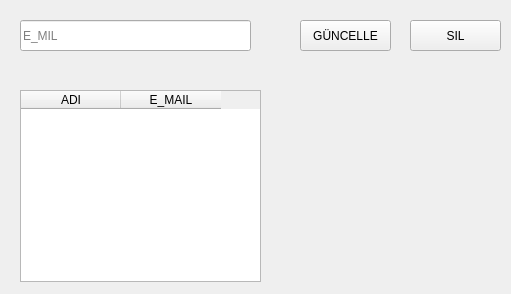
<?xml version="1.0" encoding="UTF-8"?>
<ui version="4.0">
 <class>Form_Ara</class>
 <widget class="QWidget" name="Form_Ara">
  <property name="geometry">
   <rect>
    <x>0</x>
    <y>0</y>
    <width>511</width>
    <height>294</height>
   </rect>
  </property>
  <property name="windowTitle">
   <string>Form</string>
  </property>
  <widget class="QTableWidget" name="tableWidget">
   <property name="geometry">
    <rect>
     <x>20</x>
     <y>90</y>
     <width>241</width>
     <height>192</height>
    </rect>
   </property>
   <column>
    <property name="text">
     <string>ADI</string>
    </property>
   </column>
   <column>
    <property name="text">
     <string>E_MAIL</string>
    </property>
   </column>
  </widget>
  <widget class="QPushButton" name="btn">
   <property name="geometry">
    <rect>
     <x>300</x>
     <y>20</y>
     <width>91</width>
     <height>31</height>
    </rect>
   </property>
   <property name="text">
    <string>GÜNCELLE</string>
   </property>
  </widget>
  <widget class="QPushButton" name="btn2">
   <property name="geometry">
    <rect>
     <x>410</x>
     <y>20</y>
     <width>91</width>
     <height>31</height>
    </rect>
   </property>
   <property name="text">
    <string>SIL</string>
   </property>
  </widget>
  <widget class="QLineEdit" name="txt_adi">
   <property name="geometry">
    <rect>
     <x>20</x>
     <y>20</y>
     <width>231</width>
     <height>31</height>
    </rect>
   </property>
   <property name="placeholderText">
    <string>E_MIL</string>
   </property>
  </widget>
 </widget>
 <resources/>
 <connections/>
</ui>
